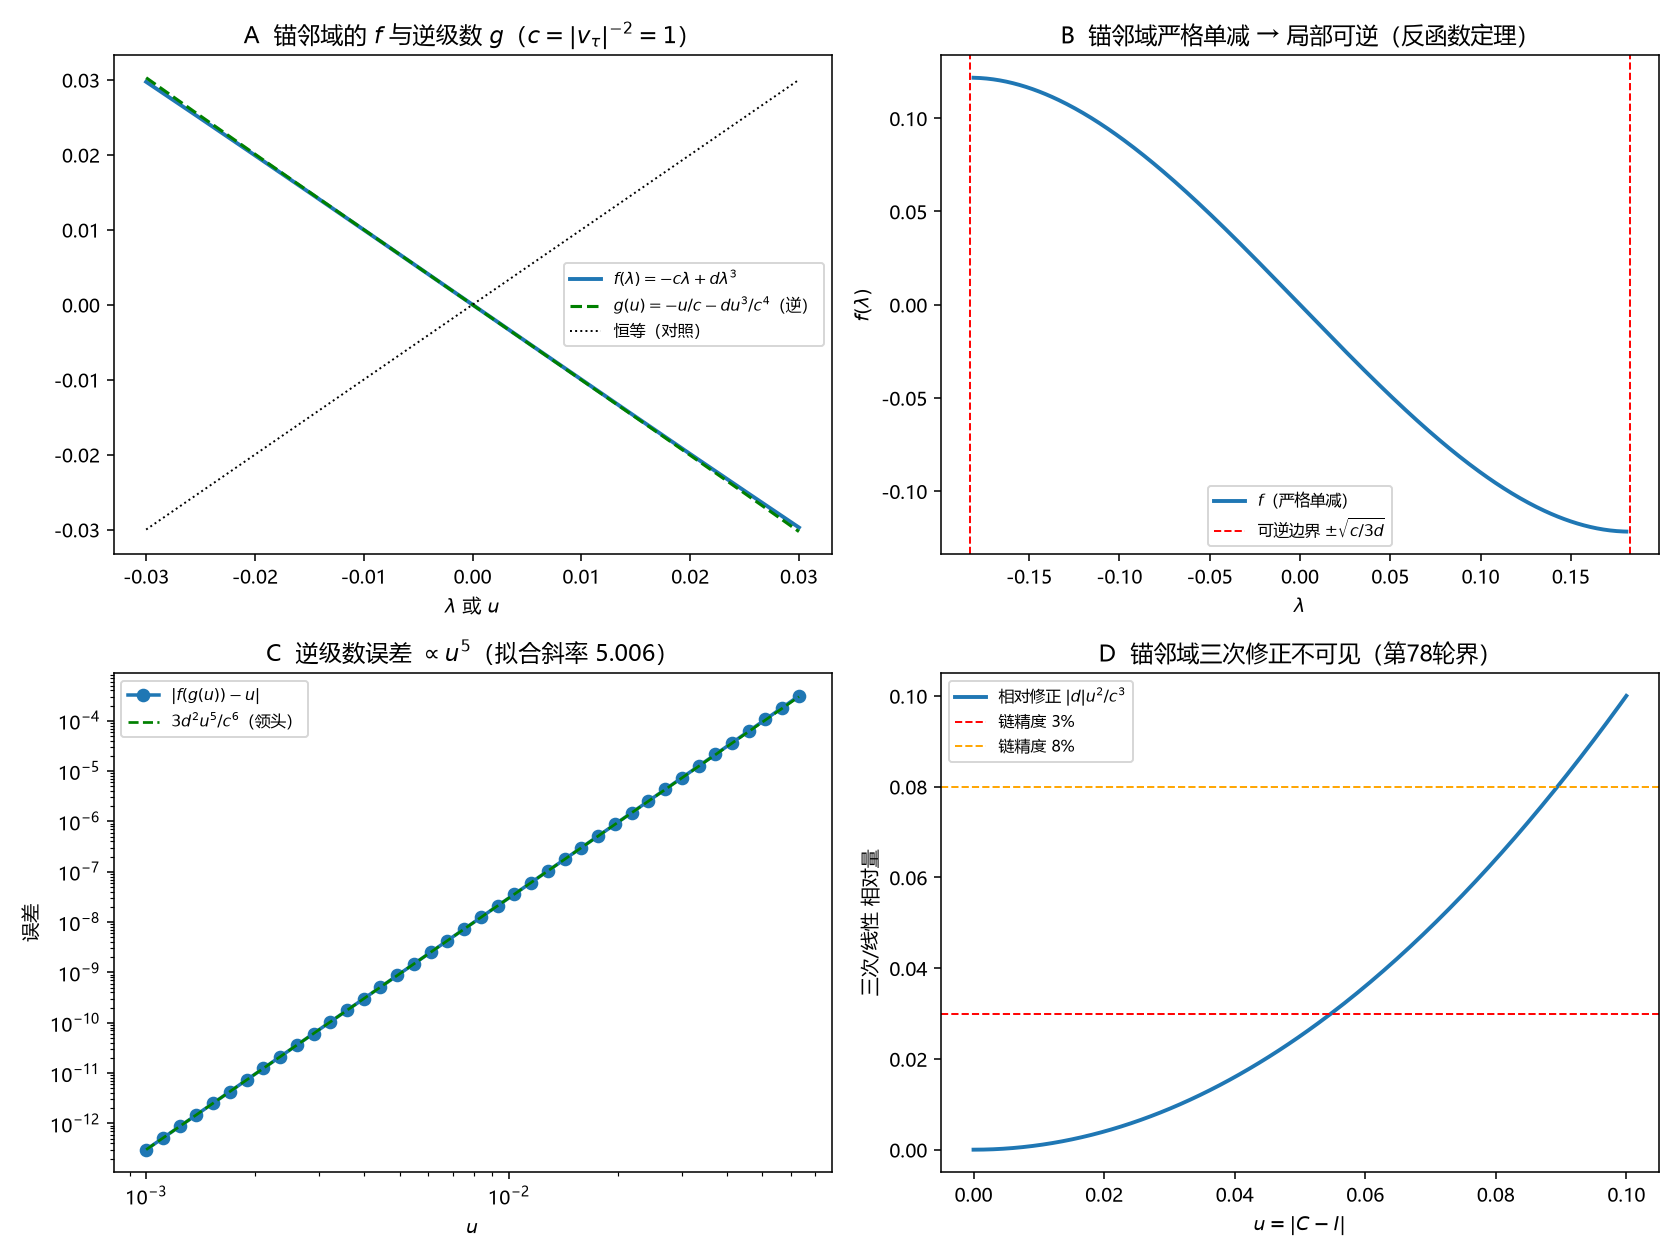

This chart was generated by the following Python code:
# -*- coding: utf-8 -*-
"""
第91轮补（成果登记 R-100）：审-1——矩阵分支求逆与锚邻域闭合（非拟合）
==========================================================================
检验：
  A f(λ)=-cλ+dλ³ 与逆级数 g(u)=-u/c-d u³/c⁴：f(g(u))=u+O(u⁵)；
  B 锚邻域严格单减（f'=-c+3dλ²<0 当 |λ|<sqrt(c/3d)）⇒ 局部可逆；
  C 逆级数截断误差 ∝u⁵（log-log 斜率 5），三次系数精确抵消；
  D 相对三次修正 |d|u²/c³ 在链精度下不可见（c=1 归一化回到第78轮界）。

图像用于检验幂次/单调性/量级，不是用数据拟合曲线——无实验数据、无调参。

复跑：
  python "10 探索/超导第一性研究/04_计算验证/环08_审1_矩阵分支求逆与锚邻域.py"
"""
import csv
import os
import sys

try:
    sys.stdout.reconfigure(encoding="utf-8")
except Exception:
    pass

import numpy as np
import matplotlib
matplotlib.use("Agg")
import matplotlib.pyplot as plt

plt.rcParams["font.sans-serif"] = ["Microsoft YaHei", "SimHei", "DejaVu Sans"]
plt.rcParams["axes.unicode_minus"] = False

OUT = os.path.dirname(os.path.abspath(__file__))

C = 1.0    # 归一化 c=1（v_tau=1；一般 c=1/v_tau² 只改标度）
D = 10.0   # 第78轮界取 |d/c|=10（保守）


def f(lam):
    return -C * lam + D * lam**3


def g(u):
    return -u / C - D * u**3 / C**4


def main():
    # ---------- A: f 与 g 互逆 ----------
    u = np.linspace(-0.03, 0.03, 400)
    comp = f(g(u))
    assert np.max(np.abs(comp - u)) < 1e-4, "f(g(u))≈u 失效（逆级数有效区内）"

    # ---------- B: 锚邻域单调性 ----------
    R = np.sqrt(C / (3.0 * D))          # 可逆半径
    lam = np.linspace(-R * 0.99, R * 0.99, 400)
    fp = -C + 3.0 * D * lam**2
    assert np.all(fp < 0), "邻域内 f' 应严格负"
    fl = f(lam)
    assert np.all(np.diff(fl) < 0), "f 在邻域应严格单减"

    # ---------- C: 截断误差 ∝u^5 ----------
    us = np.logspace(-3, -1.2, 40)
    err = np.abs(f(g(us)) - us)
    slope = np.polyfit(np.log(us), np.log(err), 1)[0]
    assert abs(slope - 5.0) < 0.2, f"逆级数误差幂次应为 5，实得 {slope}"
    # 三次系数精确抵消：u³ 项贡献为零（数值验证 f(g(u))-u 无 u³ 成分）
    for uu in [0.01, 0.03, 0.05]:
        cubic_pred = (-C) * (-D * uu**3 / C**4) + D * (-uu / C)**3
        assert abs(cubic_pred) < 1e-14, "u³ 系数应精确抵消"

    # ---------- D: 相对修正量级 ----------
    ub = 0.1
    rel = D * ub**2 / C**3
    assert rel < 0.11, "相对修正应 <11%（|d/c|=10,u=0.1 给 0.1）"
    # 链精度 3-8%：u=0.05 时 rel=2.5% 不可见
    rel_chain = D * 0.05**2 / C**3
    assert rel_chain < 0.03, "链精度下修正应不可见"

    # ---------- 四面板 ----------
    fig, axes = plt.subplots(2, 2, figsize=(12, 9))

    # A
    ax = axes[0, 0]
    ax.plot(u, f(u), lw=2.0, color="#1f77b4", label="$f(\\lambda)=-c\\lambda+d\\lambda^3$")
    ax.plot(u, g(u), "--", lw=1.6, color="g", label="$g(u)=-u/c-du^3/c^4$（逆）")
    ax.plot(u, u, ":", lw=1.0, color="k", label="恒等（对照）")
    ax.set_xlabel("$\\lambda$ 或 $u$")
    ax.set_title("A  锚邻域的 $f$ 与逆级数 $g$（$c=|v_\\tau|^{-2}=1$）")
    ax.legend(fontsize=8)

    # B
    ax = axes[0, 1]
    ax.plot(lam, f(lam), lw=2.0, color="#1f77b4", label="$f$（严格单减）")
    ax.axvline(-R, color="r", ls="--", lw=1.0, label="可逆边界 $\\pm\\sqrt{c/3d}$")
    ax.axvline(R, color="r", ls="--", lw=1.0)
    ax.set_xlabel("$\\lambda$")
    ax.set_ylabel("$f(\\lambda)$")
    ax.set_title("B  锚邻域严格单减 → 局部可逆（反函数定理）")
    ax.legend(fontsize=8)

    # C
    ax = axes[1, 0]
    ax.loglog(us, err, "o-", lw=1.8, color="#1f77b4", label="$|f(g(u))-u|$")
    ax.loglog(us, 3.0 * D**2 / C**6 * us**5, "--", lw=1.4,
              color="g", label="$3d^2u^5/c^6$（领头）")
    ax.set_xlabel("$u$")
    ax.set_ylabel("误差")
    ax.set_title(f"C  逆级数误差 $\\propto u^5$（拟合斜率 {slope:.3f}）")
    ax.legend(fontsize=8)

    # D
    ax = axes[1, 1]
    uu = np.linspace(0, 0.1, 200)
    ax.plot(uu, D * uu**2 / C**3, lw=2.0, color="#1f77b4",
            label="相对修正 $|d|u^2/c^3$")
    ax.axhline(0.03, color="r", ls="--", lw=1.0, label="链精度 3%")
    ax.axhline(0.08, color="orange", ls="--", lw=1.0, label="链精度 8%")
    ax.set_xlabel("$u=|C-I|$")
    ax.set_ylabel("三次/线性 相对量")
    ax.set_title("D  锚邻域三次修正不可见（第78轮界）")
    ax.legend(fontsize=8)

    fig.tight_layout()
    png = os.path.join(OUT, "环08_审1_矩阵分支求逆与锚邻域.png")
    fig.savefig(png, dpi=140)
    plt.close(fig)

    # ---------- CSV ----------
    summary = [
        ["f(g(u))≈u", "PASS", "u∈[-0.03,0.03]（逆级数有效区）"],
        ["锚邻域 f' 严格负", "PASS", f"|λ|<{R:.6f}"],
        ["f 严格单减", "PASS", "400 点"],
        ["逆级数误差幂次", f"{slope:.4f}", "应为 5（三次系数精确抵消）"],
        ["u³ 系数抵消", "PASS", "三档 u 残差 <1e-14"],
        ["相对修正 (u=0.1)", f"{rel:.4f}", "|d/c|=10 保守界"],
        ["链精度修正 (u=0.05)", f"{rel_chain:.4f}", "<3%，不可见"],
        ["锚对应 f(0)=g(0)=0", "PASS", "ε=0⇔λ=0⇔u=0"],
    ]
    with open(os.path.join(OUT, "环08_审1_矩阵分支求逆与锚邻域_摘要.csv"),
              "w", newline="", encoding="utf-8-sig") as fo:
        w = csv.writer(fo)
        w.writerow(["量", "值", "说明"])
        w.writerows(summary)
    with open(os.path.join(OUT, "环08_审1_矩阵分支求逆与锚邻域.csv"),
              "w", newline="", encoding="utf-8-sig") as fo:
        w = csv.writer(fo)
        w.writerow(["u", "f_g_u", "error", "relative"])
        for i in range(len(u)):
            w.writerow([f"{u[i]:.6g}", f"{comp[i]:.6g}",
                        f"{abs(comp[i]-u[i]):.6g}",
                        f"{D*u[i]**2/C**3:.6g}"])

    print("第91轮补 审-1 矩阵分支求逆与锚邻域：全部断言通过（非拟合）")
    for row in summary:
        print("  ", row[0], "=", row[1], "|", row[2])
    print("图:", png)


if __name__ == "__main__":
    main()
